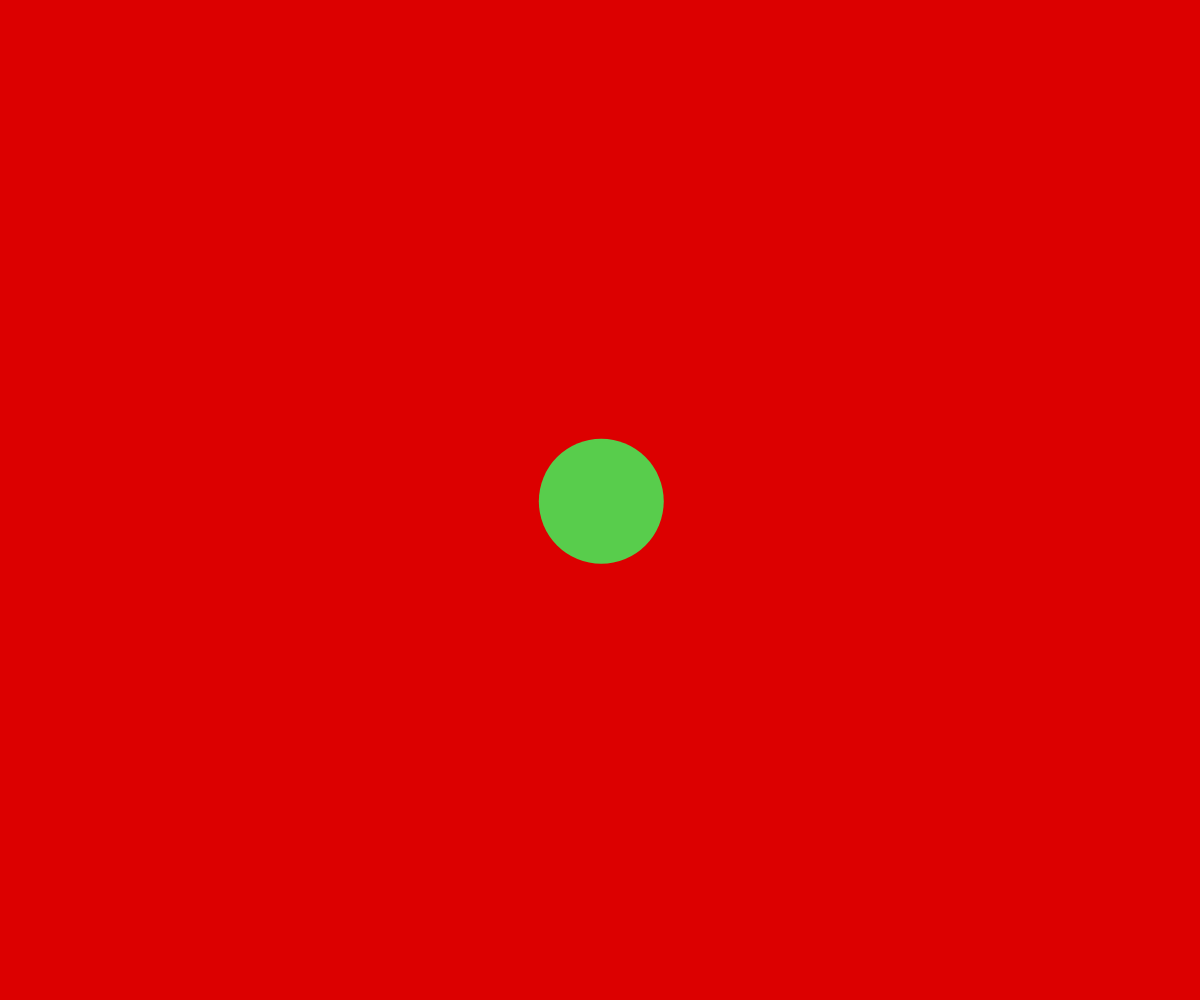
Frame 1 (no input)
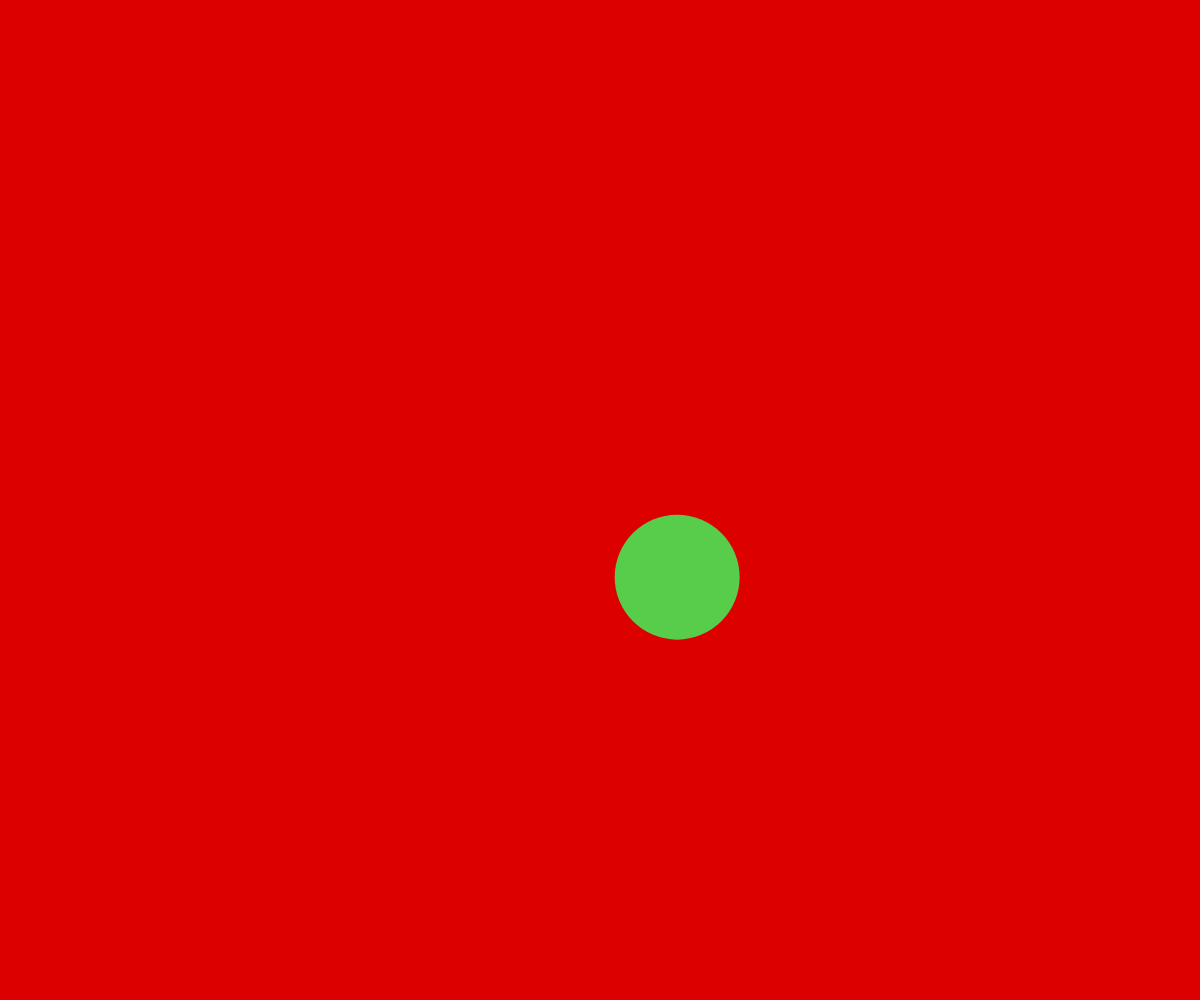
Frame 60 (no input)
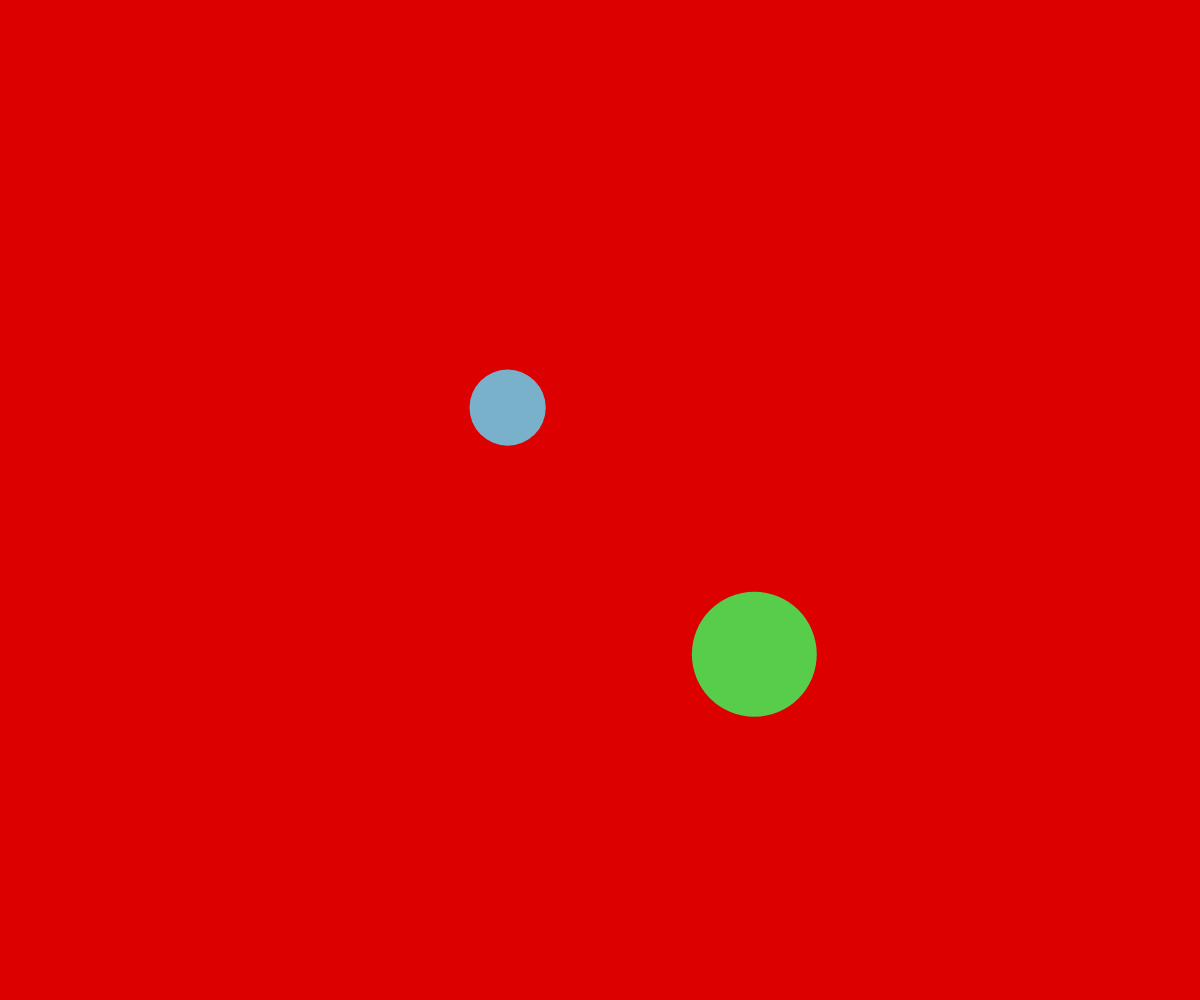
Frame 120 (the mouse pressed at the canvas centre since frame 60)

The p5.js sketch that drew these frames (run headless with seeded random() and noise() and a simulated clock; from frame 60 on, the mouse is pressed at the canvas centre):

// p5.js sketch
// ── sketch.js
let theBallArray = [];

function setup() {
  createCanvas(windowWidth, windowHeight);
  noStroke();
  spawnBall(width/2, height/2);
}

function draw() {
  background(220, 0, 0);
  moveCircle();
  bounceIfNeeded();
  showCircle();
  // console.log(y)
}

function spawnBall(_x, _y) {
  let newBall = {
    x: _x,
    y: _y,
    dx: random(-3, 3),
    dy: random(-3, 3),
    radius: random(25, 75),
    r: random(255),
    g: random(255),
    b: random(255),
  };
  theBallArray.push(newBall);
}
  
function moveCircle(){
  for(let ball of theBallArray){
    ball.x  = ball.x + ball.dx;
    ball.y = ball.y + ball.dx;
  }
} 

function mousePressed(){
  spawnBall(mouseX, mouseY);
}
  
function bounceIfNeeded(){
  for(let ball of theBallArray){
    if(ball.x < 0 + ball.radius|| ball.x > width - ball.radius){
      ball.dx = ball.dx * -1;
      randomizeColor(ball);
    }
    
    if(ball.y < 0 + ball.radius|| ball.y > height - ball.radius){
      ball.dy = ball.dy * -1;
      randomizeColor(ball);
    }
  }
}

function randomizeColor(theBall){
  theBall.r = random(255);
  theBall.g = random(255);
  theBall.b = random(255);
}

  
function showCircle(){
  for(let ball of theBallArray){
    fill(ball.r, ball.g, ball.b);
    circle(ball.x, ball.y, ball.radius * 2);
  }
}
